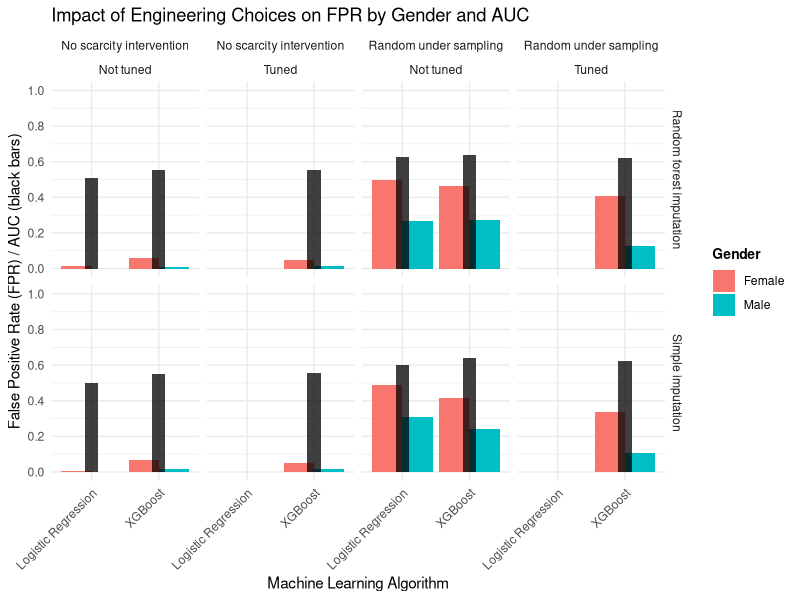
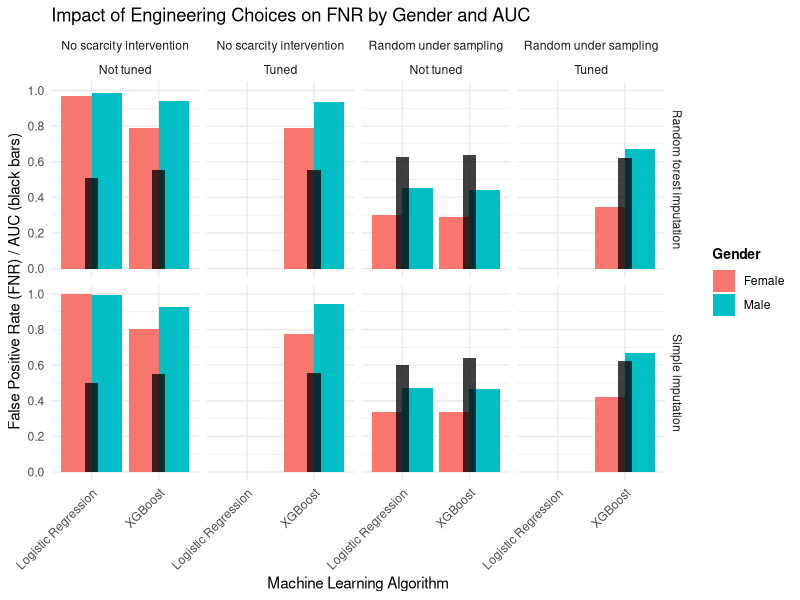
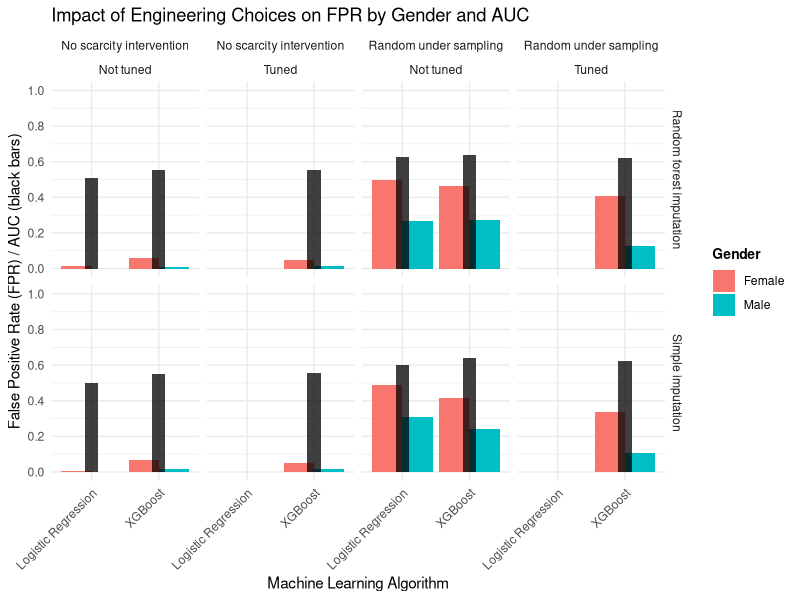
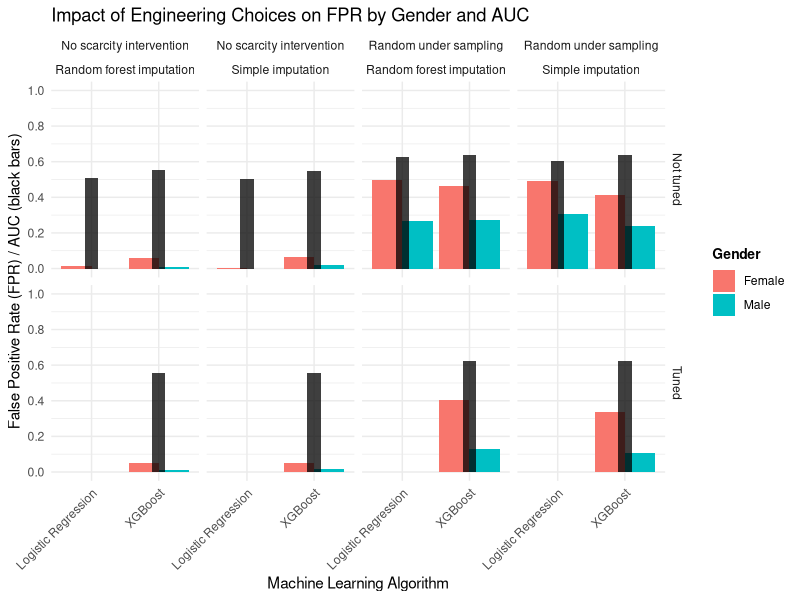
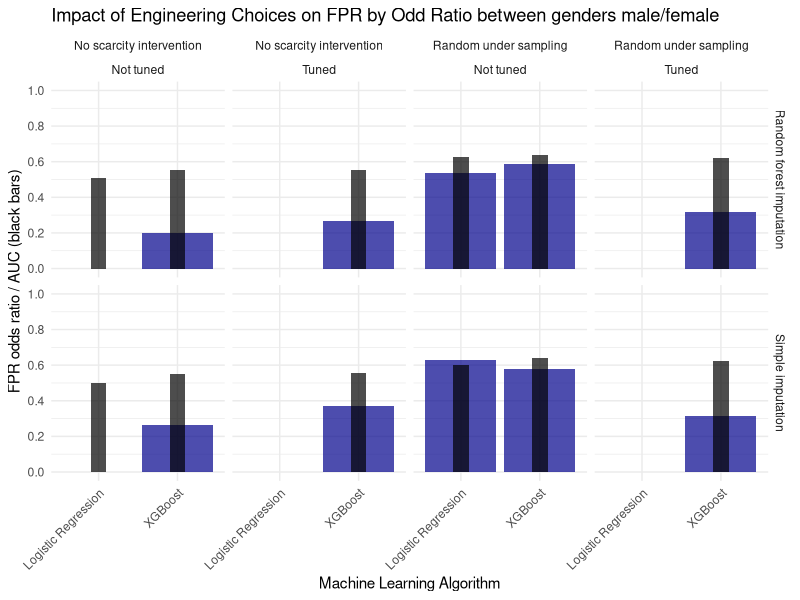
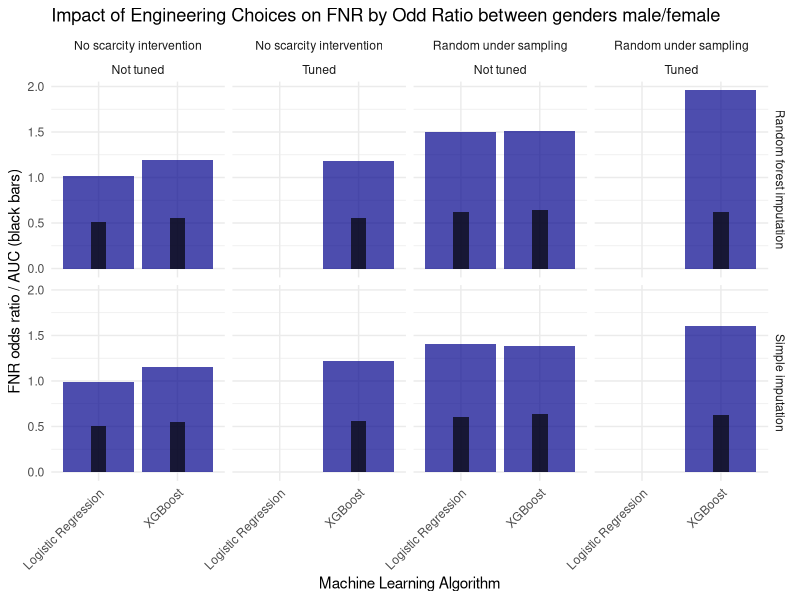
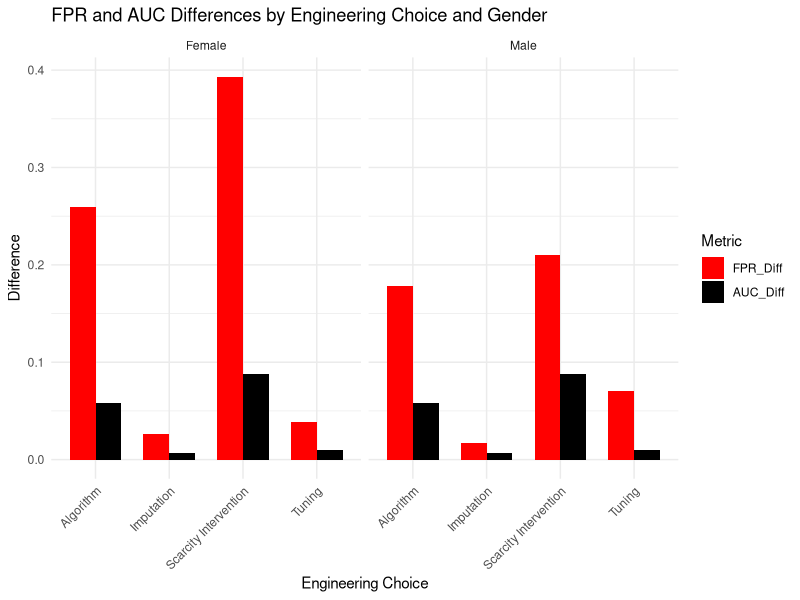
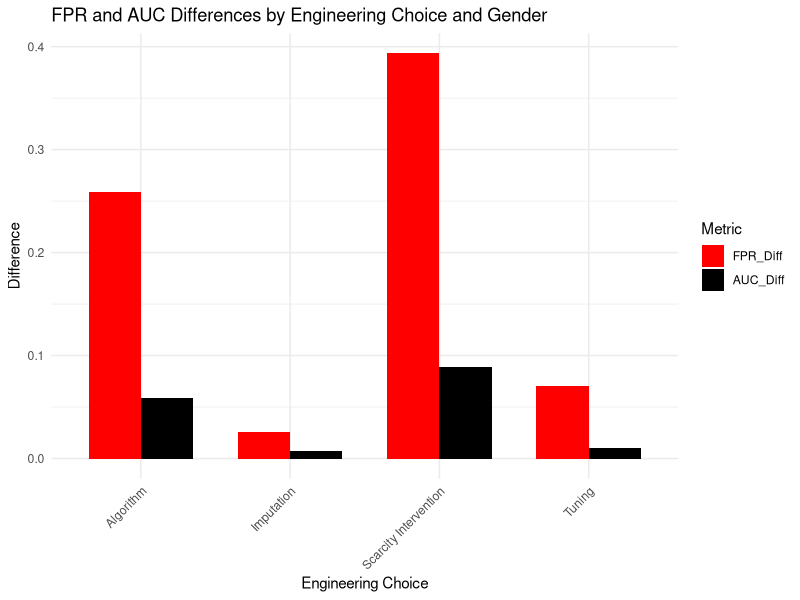

Reproduce these figures in R, in order.
## ---- chunk 1
knitr::opts_chunk$set(echo = TRUE)
## ---- chunk 2
library(tidyverse,)
## ---- chunk 3
init_data <- read.csv("initialAnalysis.csv")

head(init_data)
## ---- chunk 4
init_data <- init_data[c(1,8,9,11,12),]
init_data <- as.data.frame(t(init_data))

names(init_data) <- init_data[1,]
init_data <- init_data[-1,]

head(init_data)
## ---- chunk 5
init_data$Algorithm_Info <- as.character(rownames(init_data))

# Separate the algorithm column into multiple columns
init_data <- init_data %>%
  separate(Algorithm_Info, into = c("algorithm", "tuning", "threshold", "imputation", "scarcity_intervention"), sep = "__")

# Simplify the new columns
init_data$tuning <- ifelse(init_data$tuning == "Tuned", "True", "False")
init_data$imputation <- ifelse(grepl("Miss_Forest_Imputation", init_data$imputation), "random_forest_imputation", "simple_imputation")
init_data$scarcity_intervention <- ifelse(grepl("random_undersampling", init_data$scarcity_intervention), "random_undersampling", "no_method")

# Print the transformed data frame
head(init_data)
## ---- chunk 6
df_analysis <- init_data[,c(6:10, 1:5)]
rownames(df_analysis) <- NULL
df_analysis <- df_analysis[,-3]

df_analysis <- df_analysis %>% 
  pivot_longer(cols = c(Male_FPR, Male_FNR, Female_FPR, Female_FNR),
               names_to = c("gender", ".value"),
               names_pattern = "(Male|Female)_(FPR|FNR)")

df_analysis <- df_analysis %>% 
  mutate(auc = as.numeric(auc),
         FPR = as.numeric(FPR),
         FNR = as.numeric(FNR))

head(df_analysis)
## ---- chunk 7
# FPR
ggplot(df_analysis, aes(x = algorithm, y = FPR, fill = gender)) +
  # Bars for FPR by gender
  geom_bar(stat = "identity", position = "dodge") +
  
  # Add bars for AUC
  geom_bar(aes(x = algorithm, y = as.numeric(auc)), 
           stat = "identity", fill = "black", alpha = 0.5, position = "dodge", width = 0.2) +
  
  # Facet based on imputation, scarcity intervention, and tuning
  facet_grid(imputation ~ scarcity_intervention + tuning, scales = "fixed") +
  
  # Set y-axis limits from 0 to 1, and control tick breaks
  scale_y_continuous(limits = c(0, 1), breaks = seq(0, 1, by = 0.2)) +
  
  # Change the labels for gender, algorithm names, tuning, and scarcity intervention
  scale_fill_manual(values = c("Male" = "blue", "Female" = "red"), name = "Gender") +
  
  # Change x-axis labels
  scale_x_discrete(labels = c("logistic_regression" = "Logistic Regression", "xgboost" = "XGBoost")) +
  
  # Change facet labels for tuning and scarcity interventions
  scale_fill_discrete(name = "Gender") +
  facet_grid(imputation ~ scarcity_intervention + tuning, 
             labeller = labeller(scarcity_intervention = c(
                                  "no_method" = "No scarcity intervention", 
                                  "random_undersampling" = "Random under sampling"),
                                 tuning = c("True" = "Tuned", "False" = "Not tuned"),
                                 imputation = c("simple_imputation" = "Simple imputation", "random_forest_imputation" = "Random forest imputation"))) +
  
  # Labels and titles
  labs(title = "Impact of Engineering Choices on FPR by Gender and AUC",
       x = "Machine Learning Algorithm",
       y = "False Positive Rate (FPR) / AUC (black bars)") +
  
  # Minimal theme and rotated x-axis labels
  theme_minimal() +
  theme(axis.text.x = element_text(angle = 45, hjust = 1),
        legend.title = element_text(size = 10, face = "bold"))  # Adjust legend title size for aesthetics

# FNR
ggplot(df_analysis, aes(x = algorithm, y = FNR, fill = gender)) +
  # Bars for FPR by gender
  geom_bar(stat = "identity", position = "dodge") +
  
  # Add bars for AUC
  geom_bar(aes(x = algorithm, y = as.numeric(auc)), 
           stat = "identity", fill = "black", alpha = 0.5, position = "dodge", width = 0.2) +
  
  # Facet based on imputation, scarcity intervention, and tuning
  facet_grid(imputation ~ scarcity_intervention + tuning, scales = "fixed") +
  
  # Set y-axis limits from 0 to 1, and control tick breaks
  scale_y_continuous(limits = c(0, 1), breaks = seq(0, 1, by = 0.2)) +
  
  # Change the labels for gender, algorithm names, tuning, and scarcity intervention
  scale_fill_manual(values = c("Male" = "blue", "Female" = "red"), name = "Gender") +
  
  # Change x-axis labels
  scale_x_discrete(labels = c("logistic_regression" = "Logistic Regression", "xgboost" = "XGBoost")) +
  
  # Change facet labels for tuning and scarcity interventions
  scale_fill_discrete(name = "Gender") +
  facet_grid(imputation ~ scarcity_intervention + tuning, 
             labeller = labeller(scarcity_intervention = c(
                                  "no_method" = "No scarcity intervention", 
                                  "random_undersampling" = "Random under sampling"),
                                 tuning = c("True" = "Tuned", "False" = "Not tuned"),
                                 imputation = c("simple_imputation" = "Simple imputation", "random_forest_imputation" = "Random forest imputation"))) +
  
  # Labels and titles
  labs(title = "Impact of Engineering Choices on FNR by Gender and AUC",
       x = "Machine Learning Algorithm",
       y = "False Positive Rate (FNR) / AUC (black bars)") +
  
  # Minimal theme and rotated x-axis labels
  theme_minimal() +
  theme(axis.text.x = element_text(angle = 45, hjust = 1),
        legend.title = element_text(size = 10, face = "bold"))  # Adjust legend title size for aesthetics
## ---- chunk 8
ggplot(df_analysis, aes(x = algorithm, y = FPR, fill = gender)) +
  # Bars for FPR by gender
  geom_bar(stat = "identity", position = "dodge") +
  
  # Add bars for AUC
  geom_bar(aes(x = algorithm, y = as.numeric(auc)), 
           stat = "identity", fill = "black", alpha = 0.5, position = "dodge", width = 0.2) +
  
  # Facet based on imputation, scarcity intervention, and tuning
  facet_grid(scarcity_intervention ~ imputation + tuning, scales = "fixed") +
  
  # Set y-axis limits from 0 to 1, and control tick breaks
  scale_y_continuous(limits = c(0, 1), breaks = seq(0, 1, by = 0.2)) +
  
  # Change the labels for gender, algorithm names, tuning, and scarcity intervention
  scale_fill_manual(values = c("Male" = "blue", "Female" = "red"), name = "Gender") +
  
  # Change x-axis labels
  scale_x_discrete(labels = c("logistic_regression" = "Logistic Regression", "xgboost" = "XGBoost")) +
  
  # Change facet labels for tuning and scarcity interventions
  scale_fill_discrete(name = "Gender") +
  facet_grid(imputation ~ scarcity_intervention + tuning, 
             labeller = labeller(scarcity_intervention = c(
                                  "no_method" = "No scarcity intervention", 
                                  "random_undersampling" = "Random under sampling"),
                                 tuning = c("True" = "Tuned", "False" = "Not tuned"),
                                 imputation = c("simple_imputation" = "Simple imputation", "random_forest_imputation" = "Random forest imputation"))) +
  
  # Labels and titles
  labs(title = "Impact of Engineering Choices on FPR by Gender and AUC",
       x = "Machine Learning Algorithm",
       y = "False Positive Rate (FPR) / AUC (black bars)") +
  
  # Minimal theme and rotated x-axis labels
  theme_minimal() +
  theme(axis.text.x = element_text(angle = 45, hjust = 1),
        legend.title = element_text(size = 10, face = "bold"))  # Adjust legend title size for aesthetics
## ---- chunk 9
ggplot(df_analysis, aes(x = algorithm, y = FPR, fill = gender)) +
  # Bars for FPR by gender
  geom_bar(stat = "identity", position = "dodge") +
  
  # Add bars for AUC
  geom_bar(aes(x = algorithm, y = as.numeric(auc)), 
           stat = "identity", fill = "black", alpha = 0.5, position = "dodge", width = 0.2) +
  
  # Facet based on imputation, scarcity intervention, and tuning
  facet_grid(scarcity_intervention ~ imputation + tuning, scales = "fixed") +
  
  # Set y-axis limits from 0 to 1, and control tick breaks
  scale_y_continuous(limits = c(0, 1), breaks = seq(0, 1, by = 0.2)) +
  
  # Change the labels for gender, algorithm names, tuning, and scarcity intervention
  scale_fill_manual(values = c("Male" = "blue", "Female" = "red"), name = "Gender") +
  
  # Change x-axis labels
  scale_x_discrete(labels = c("logistic_regression" = "Logistic Regression", "xgboost" = "XGBoost")) +
  
  # Change facet labels for tuning and scarcity interventions
  scale_fill_discrete(name = "Gender") +
  facet_grid(tuning ~ scarcity_intervention + imputation, 
             labeller = labeller(scarcity_intervention = c(
                                  "no_method" = "No scarcity intervention", 
                                  "random_undersampling" = "Random under sampling"),
                                 tuning = c("True" = "Tuned", "False" = "Not tuned"),
                                 imputation = c("simple_imputation" = "Simple imputation", "random_forest_imputation" = "Random forest imputation"))) +
  
  # Labels and titles
  labs(title = "Impact of Engineering Choices on FPR by Gender and AUC",
       x = "Machine Learning Algorithm",
       y = "False Positive Rate (FPR) / AUC (black bars)") +
  
  # Minimal theme and rotated x-axis labels
  theme_minimal() +
  theme(axis.text.x = element_text(angle = 45, hjust = 1),
        legend.title = element_text(size = 10, face = "bold"))  # Adjust legend title size for aesthetics
## ---- chunk 10
odds_data <- init_data[,c(6:10, 1:5)]

rownames(odds_data) <- NULL

odds_data[,c(6:10)] <- lapply(odds_data[,c(6:10)], as.numeric)

odds_data$odds_FPR <- odds_data$Male_FPR / odds_data$Female_FPR
odds_data$odds_FNR <- odds_data$Male_FNR / odds_data$Female_FNR

odds_data <- odds_data[ ,c(1:6,11:12)]
## ---- chunk 11
ggplot(odds_data, aes(x = algorithm, y = odds_FPR)) +
  # Bars for FPR by gender
  geom_bar(stat = "identity", position = "dodge", fill = "darkblue", alpha = 0.7) +
  
  # Add bars for AUC
  geom_bar(aes(x = algorithm, y = as.numeric(auc)), 
           stat = "identity", fill = "black", alpha = 0.7, position = "dodge", width = 0.2) +
  
  # Facet based on imputation, scarcity intervention, and tuning
  facet_grid(scarcity_intervention ~ imputation + tuning, scales = "fixed") +
  
  # Set y-axis limits from 0 to 1, and control tick breaks
  scale_y_continuous(limits = c(0, 1), breaks = seq(0, 1, by = 0.2)) +
  
  # Change x-axis labels
  scale_x_discrete(labels = c("logistic_regression" = "Logistic Regression", "xgboost" = "XGBoost")) +
  
  facet_grid(imputation ~ scarcity_intervention + tuning, 
             labeller = labeller(scarcity_intervention = c(
                                  "no_method" = "No scarcity intervention", 
                                  "random_undersampling" = "Random under sampling"),
                                 tuning = c("True" = "Tuned", "False" = "Not tuned"),
                                 imputation = c("simple_imputation" = "Simple imputation", "random_forest_imputation" = "Random forest imputation"))) +
  
  # Labels and titles
  labs(title = "Impact of Engineering Choices on FPR by Odd Ratio between genders male/female",
       x = "Machine Learning Algorithm",
       y = "FPR odds ratio / AUC (black bars)") +
  
  # Minimal theme and rotated x-axis labels
  theme_minimal() +
  theme(axis.text.x = element_text(angle = 45, hjust = 1),
        legend.title = element_text(size = 10, face = "bold"))  # Adjust legend title size for aesthetics
## ---- chunk 12
ggplot(odds_data, aes(x = algorithm, y = odds_FNR)) +
  # Bars for FPR by gender
  geom_bar(stat = "identity", position = "dodge", fill = "darkblue", alpha = 0.7) +
  
  # Add bars for AUC
  geom_bar(aes(x = algorithm, y = as.numeric(auc)), 
           stat = "identity", fill = "black", alpha = 0.7, position = "dodge", width = 0.2) +
  
  # Facet based on imputation, scarcity intervention, and tuning
  facet_grid(scarcity_intervention ~ imputation + tuning, scales = "fixed") +
  
  # Set y-axis limits from 0 to 1, and control tick breaks
  #scale_y_continuous(limits = c(0, 1), breaks = seq(0, 1, by = 0.2)) +
  
  # Change x-axis labels
  scale_x_discrete(labels = c("logistic_regression" = "Logistic Regression", "xgboost" = "XGBoost")) +
  
  facet_grid(imputation ~ scarcity_intervention + tuning, 
             labeller = labeller(scarcity_intervention = c(
                                  "no_method" = "No scarcity intervention", 
                                  "random_undersampling" = "Random under sampling"),
                                 tuning = c("True" = "Tuned", "False" = "Not tuned"),
                                 imputation = c("simple_imputation" = "Simple imputation", "random_forest_imputation" = "Random forest imputation"))) +
  
  # Labels and titles
  labs(title = "Impact of Engineering Choices on FNR by Odd Ratio between genders male/female",
       x = "Machine Learning Algorithm",
       y = "FNR odds ratio / AUC (black bars)") +
  
  # Minimal theme and rotated x-axis labels
  theme_minimal() +
  theme(axis.text.x = element_text(angle = 45, hjust = 1),
        legend.title = element_text(size = 10, face = "bold"))  # Adjust legend title size for aesthetics
## ---- chunk 13
# Imputation
imp1_female_FPR <- df_analysis[df_analysis$imputation == "simple_imputation" & df_analysis$gender == "Female",]$FPR
imp1_male_FPR <- df_analysis[df_analysis$imputation == "simple_imputation" & df_analysis$gender == "Male",]$FPR

imp2_female_FPR <- df_analysis[df_analysis$imputation == "random_forest_imputation" & df_analysis$gender == "Female",]$FPR
imp2_male_FPR <- df_analysis[df_analysis$imputation == "random_forest_imputation" & df_analysis$gender == "Male",]$FPR

imp_female <- mean(abs(imp1_female_FPR - imp2_female_FPR))
imp_male <-mean(abs(imp1_male_FPR - imp2_male_FPR))

# Algorithm
alg1_female_FPR <- df_analysis[df_analysis$algorithm == "xgboost" & df_analysis$gender == "Female",]$FPR
alg1_male_FPR <- df_analysis[df_analysis$algorithm == "xgboost" & df_analysis$gender == "Male",]$FPR

alg2_female_FPR <- df_analysis[df_analysis$algorithm == "logistic_regression" & df_analysis$gender == "Female",]$FPR
alg2_male_FPR <- df_analysis[df_analysis$algorithm == "logistic_regression" & df_analysis$gender == "Male",]$FPR

alg_female <- mean(abs(alg1_female_FPR - alg2_female_FPR))
alg_male <- mean(abs(alg1_male_FPR - alg2_male_FPR))

# Scarcity intervention
sca1_female_FPR <- df_analysis[df_analysis$scarcity_intervention == "no_method" & df_analysis$gender == "Female",]$FPR
sca1_male_FPR <- df_analysis[df_analysis$scarcity_intervention == "no_method" & df_analysis$gender == "Male",]$FPR

sca2_female_FPR <- df_analysis[df_analysis$scarcity_intervention == "random_undersampling" & df_analysis$gender == "Female",]$FPR
sca2_male_FPR <- df_analysis[df_analysis$scarcity_intervention == "random_undersampling" & df_analysis$gender == "Male",]$FPR

sca_female <- mean(abs(sca1_female_FPR - sca2_female_FPR))
sca_male <- mean(abs(sca1_male_FPR - sca2_male_FPR))

# Tuning
tun1_female_FPR <- df_analysis[df_analysis$tuning == "False" & df_analysis$gender == "Female" & df_analysis$algorithm == "xgboost",]$FPR
tun1_male_FPR <- df_analysis[df_analysis$tuning == "False" & df_analysis$gender == "Male" & df_analysis$algorithm == "xgboost",]$FPR

tun2_female_FPR <- df_analysis[df_analysis$tuning == "True" & df_analysis$gender == "Female",]$FPR
tun2_male_FPR <- df_analysis[df_analysis$tuning == "True" & df_analysis$gender == "Male",]$FPR

tun_male <- mean(abs(tun1_female_FPR - tun2_female_FPR))
tun_female <- mean(abs(tun1_male_FPR - tun2_male_FPR))

# data frame
df_comparison <- data_frame()

## ---- chunk 14
# Calculate differences for each engineering choice and gender

# Imputation
imp_female_diff <- mean(abs(df_analysis$FPR[df_analysis$imputation == "simple_imputation" & df_analysis$gender == "Female"] - 
                            df_analysis$FPR[df_analysis$imputation == "random_forest_imputation" & df_analysis$gender == "Female"]))
imp_male_diff <- mean(abs(df_analysis$FPR[df_analysis$imputation == "simple_imputation" & df_analysis$gender == "Male"] - 
                          df_analysis$FPR[df_analysis$imputation == "random_forest_imputation" & df_analysis$gender == "Male"]))

imp_female_diff_auc <- mean(abs(df_analysis$auc[df_analysis$imputation == "simple_imputation" & df_analysis$gender == "Female"] - 
                            df_analysis$auc[df_analysis$imputation == "random_forest_imputation" & df_analysis$gender == "Female"]))
imp_male_diff_auc <- mean(abs(df_analysis$auc[df_analysis$imputation == "simple_imputation" & df_analysis$gender == "Male"] - 
                          df_analysis$auc[df_analysis$imputation == "random_forest_imputation" & df_analysis$gender == "Male"]))

# Algorithm
alg_female_diff <- mean(abs(df_analysis$FPR[df_analysis$algorithm == "logistic_regression" & df_analysis$gender == "Female"] - 
                            df_analysis$FPR[df_analysis$algorithm == "xgboost" & df_analysis$gender == "Female"]))
alg_male_diff <- mean(abs(df_analysis$FPR[df_analysis$algorithm == "logistic_regression" & df_analysis$gender == "Male"] - 
                          df_analysis$FPR[df_analysis$algorithm == "xgboost" & df_analysis$gender == "Male"]))

alg_female_diff_auc <- mean(abs(df_analysis$auc[df_analysis$algorithm == "logistic_regression" & df_analysis$gender == "Female"] - 
                            df_analysis$auc[df_analysis$algorithm == "xgboost" & df_analysis$gender == "Female"]))
alg_male_diff_auc <- mean(abs(df_analysis$auc[df_analysis$algorithm == "logistic_regression" & df_analysis$gender == "Male"] - 
                          df_analysis$auc[df_analysis$algorithm == "xgboost" & df_analysis$gender == "Male"]))

# Scarcity intervention
scarcity_female_diff <- mean(abs(df_analysis$FPR[df_analysis$scarcity_intervention == "no_method" & df_analysis$gender == "Female"] - 
                                 df_analysis$FPR[df_analysis$scarcity_intervention == "random_undersampling" & df_analysis$gender == "Female"]))
scarcity_male_diff <- mean(abs(df_analysis$FPR[df_analysis$scarcity_intervention == "no_method" & df_analysis$gender == "Male"] - 
                               df_analysis$FPR[df_analysis$scarcity_intervention == "random_undersampling" & df_analysis$gender == "Male"]))

scarcity_female_diff_auc <- mean(abs(df_analysis$auc[df_analysis$scarcity_intervention == "no_method" & df_analysis$gender == "Female"] - 
                                 df_analysis$auc[df_analysis$scarcity_intervention == "random_undersampling" & df_analysis$gender == "Female"]))
scarcity_male_diff_auc <- mean(abs(df_analysis$auc[df_analysis$scarcity_intervention == "no_method" & df_analysis$gender == "Male"] - 
                               df_analysis$auc[df_analysis$scarcity_intervention == "random_undersampling" & df_analysis$gender == "Male"]))

# Tuning
tuning_female_diff <- mean(abs(df_analysis$FPR[df_analysis$tuning == "True" & df_analysis$gender == "Female" & df_analysis$algorithm == "xgboost"] - 
                               df_analysis$FPR[df_analysis$tuning == "False" & df_analysis$gender == "Female" & df_analysis$algorithm == "xgboost"]))
tuning_male_diff <- mean(abs(df_analysis$FPR[df_analysis$tuning == "True" & df_analysis$gender == "Male" & df_analysis$algorithm == "xgboost"] - 
                             df_analysis$FPR[df_analysis$tuning == "False" & df_analysis$gender == "Male" & df_analysis$algorithm == "xgboost"]))

tuning_female_diff_auc <- mean(abs(df_analysis$auc[df_analysis$tuning == "True" & df_analysis$gender == "Female" & df_analysis$algorithm == "xgboost"] - 
                               df_analysis$auc[df_analysis$tuning == "False" & df_analysis$gender == "Female" & df_analysis$algorithm == "xgboost"]))
tuning_male_diff_auc <- mean(abs(df_analysis$auc[df_analysis$tuning == "True" & df_analysis$gender == "Male" & df_analysis$algorithm == "xgboost"] - 
                             df_analysis$auc[df_analysis$tuning == "False" & df_analysis$gender == "Male" & df_analysis$algorithm == "xgboost"]))

# Create a data frame to store the results
df_comparison <- data.frame(
  Engineering_Choice = rep(c("Imputation", "Algorithm", "Scarcity Intervention", "Tuning"), each = 2),
  Gender = rep(c("Female", "Male"), times = 4),
  FPR_Diff = c(imp_female_diff, imp_male_diff,
               alg_female_diff, alg_male_diff,
               scarcity_female_diff, scarcity_male_diff,
               tuning_female_diff, tuning_male_diff),
  AUC_Diff = c(imp_female_diff_auc, imp_male_diff_auc,
               alg_female_diff_auc, alg_male_diff_auc,
               scarcity_female_diff_auc, scarcity_male_diff_auc,
               tuning_female_diff_auc, tuning_male_diff_auc)
)

# View the comparison data
print(df_comparison)


## ---- chunk 15
library(ggplot2)
library(reshape2)

# Reshape the data for easier plotting
df_melt <- melt(df_comparison, id.vars = c("Engineering_Choice", "Gender"),
                variable.name = "Metric", value.name = "Value")

# Plot
ggplot(df_melt, aes(x = Engineering_Choice, y = Value, fill = Metric)) +
  geom_bar(stat = "identity", position = "dodge", width = 0.7) +
  facet_wrap(~ Gender) +  # Create separate plots for Male and Female
  scale_fill_manual(values = c("FPR_Diff" = "red", "AUC_Diff" = "black")) +
  labs(title = "FPR and AUC Differences by Engineering Choice and Gender",
       x = "Engineering Choice",
       y = "Difference",
       fill = "Metric") +
  theme_minimal() +
  theme(axis.text.x = element_text(angle = 45, hjust = 1))  # Rotate x-axis labels for readability

## ---- chunk 16
ggplot(df_melt, aes(x = Engineering_Choice, y = Value, fill = Metric)) +
  geom_bar(stat = "identity", position = "dodge", width = 0.7) +
  scale_fill_manual(values = c("FPR_Diff" = "red", "AUC_Diff" = "black")) +
  labs(title = "FPR and AUC Differences by Engineering Choice and Gender",
       x = "Engineering Choice",
       y = "Difference",
       fill = "Metric") +
  theme_minimal() +
  theme(axis.text.x = element_text(angle = 45, hjust = 1))
## ---- chunk 17
library(ggplot2)
library(reshape2)

# Reshape the data for easier plotting
df_melt <- melt(df_comparison, id.vars = c("Engineering_Choice", "Gender"),
                variable.name = "Metric", value.name = "Value")

# Create a new column to distinguish FPR for Female, FPR for Male, and AUC
df_melt$Metric <- ifelse(df_melt$Metric == "FPR_Diff" & df_melt$Gender == "Female", "Female FPR",
                         ifelse(df_melt$Metric == "FPR_Diff" & df_melt$Gender == "Male", "Male FPR", "AUC"))

# Plot
ggplot(df_melt, aes(x = Engineering_Choice, y = Value, fill = Metric)) +
  geom_bar(stat = "identity", position = "dodge", width = 0.7) +
  scale_fill_manual(values = c("Female FPR" = "darkred", "Male FPR" = "darkblue", "AUC" = "black")) +
  labs(title = "FPR and AUC Differences by Engineering Choice",
       x = "Engineering Choice",
       y = "Difference",
       fill = "Metric") +
  theme_minimal() +
  theme(axis.text.x = element_text(angle = 45, hjust = 1))  # Rotate x-axis labels for readability

